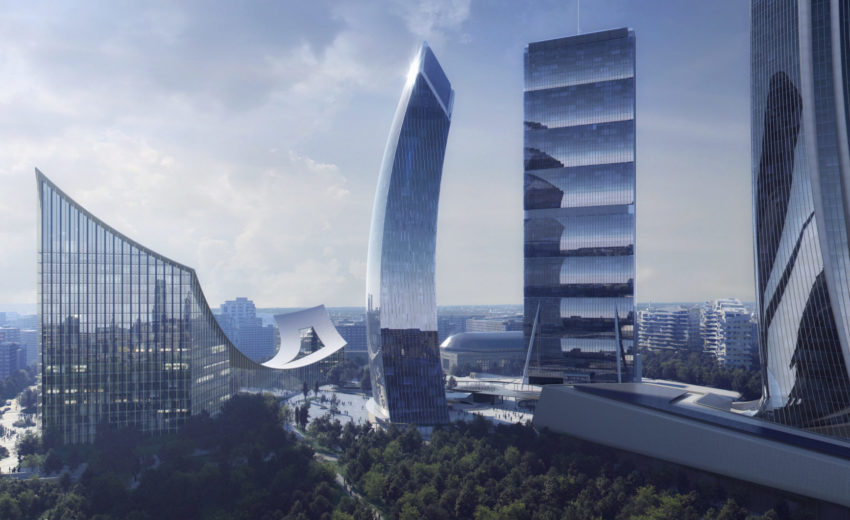
#> input picture img/city.jpg, 850 x 520 px
$ python masking.py
#> lines starting #> are read from the running program, lines starting #| are printed output that depends on the picture; after the words box and inside, x2 and y2 are one past the last pixel; in counts of white or black regions, pixels touching at a corner belong together
import cv2 as cv
import numpy as np

img = cv.imread('img/city.jpg')
#> img is the input picture: shape (520, 850, 3); mean B, G, R 149.5, 127.8, 118.4
cv.imshow('City', img)

# NB: The mask has to be the same dimension of the image
# otherwise is gonna give an error
blank = np.zeros(img.shape[:2], dtype='uint8')

mask_circle = cv.circle(blank, (img.shape[1]//2, img.shape[0]//2), 100, 255, -1)
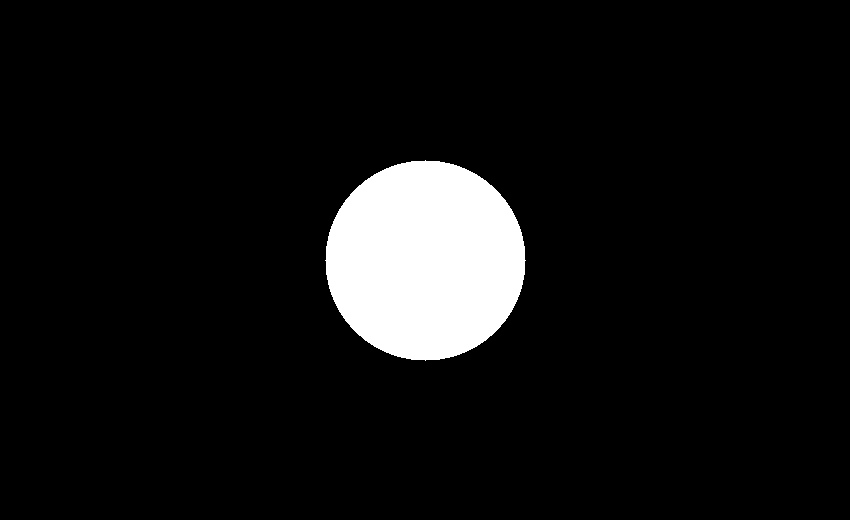
#> blank: shape (520, 850); 7.1% white; 1 white region, box (x1, y1, x2, y2) and area: (325, 160, 526, 361) 31417
masked_circle = cv.bitwise_and(img, img, mask=mask_circle)
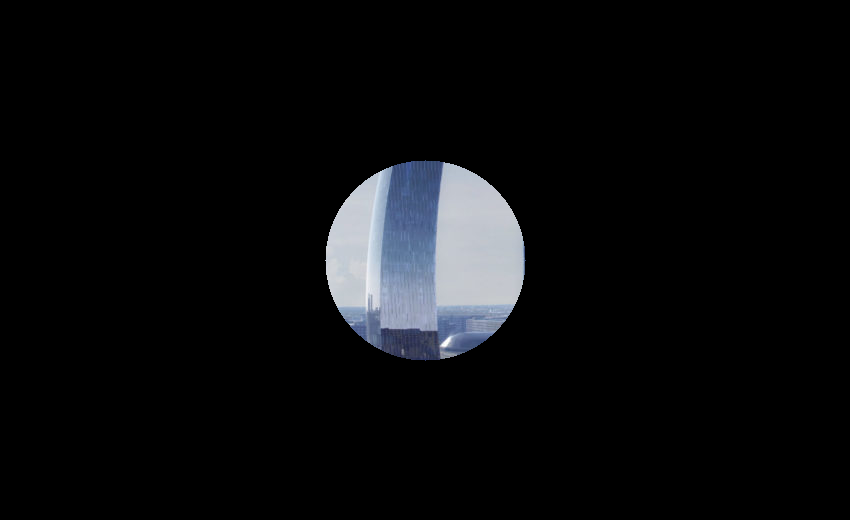
#> masked_circle: shape (520, 850, 3); mean B, G, R 13, 11.6, 10.8
cv.imshow('Masked - circle', masked_circle)

cv.waitKey(0)

$ run again, with img/dog_large.jpg copied over img/city.jpg
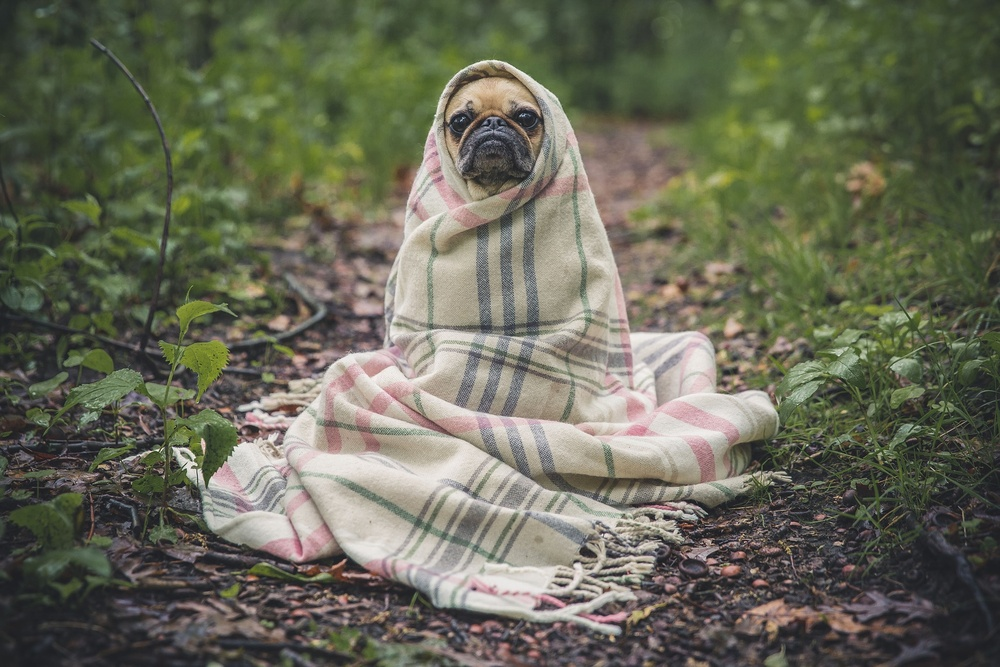
#> input picture img/dog_large.jpg, 1000 x 667 px, shrunk from 1920 x 1280 before the run
#> img is the input picture: shape (667, 1000, 3); mean B, G, R 87.6, 105.2, 103.8
#> `mask_circle = cv.circle(blank, (img.shape[1]//2, img.shape[0]//2), 100..`:
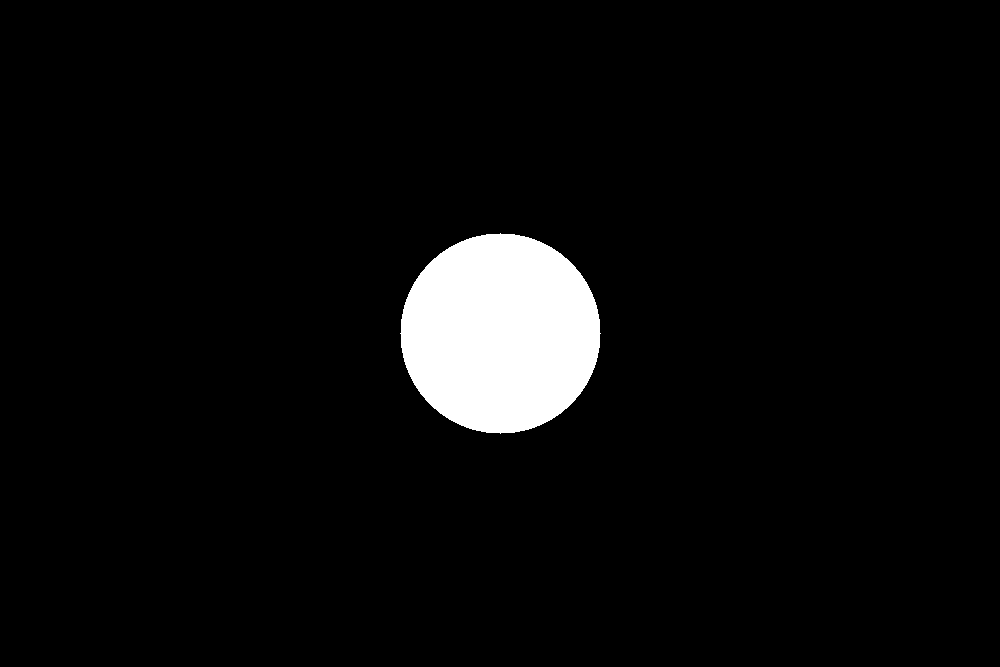
#> blank: shape (667, 1000); 4.7% white; 1 white region, box (x1, y1, x2, y2) and area: (400, 233, 601, 434) 31417
#> `masked_circle = cv.bitwise_and(img, img, mask=mask_circle)`:
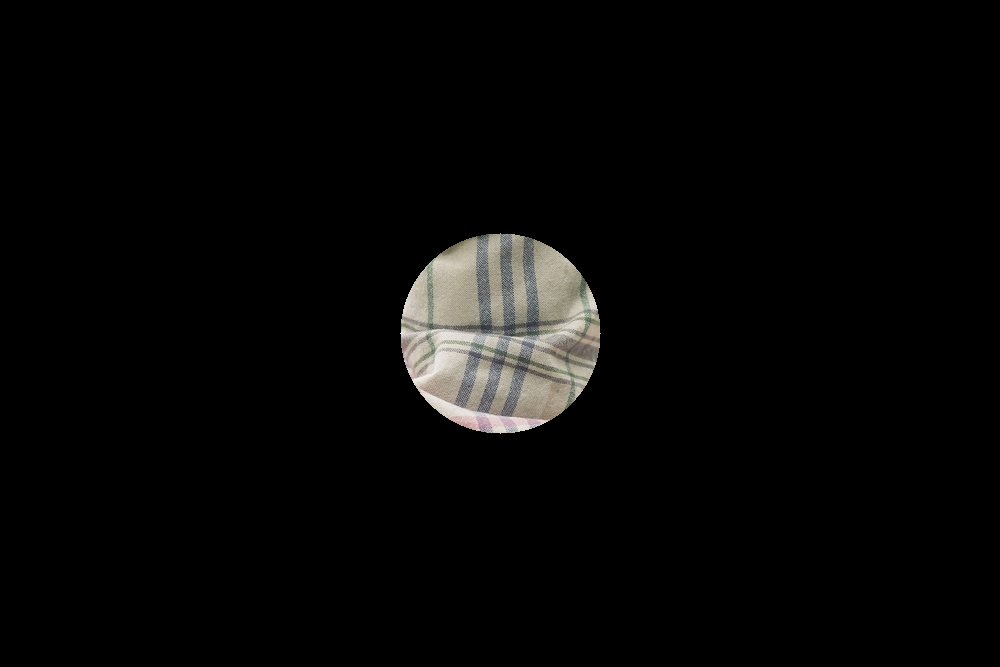
#> masked_circle: shape (667, 1000, 3); mean B, G, R 6.8, 7.3, 7.5

$ run again, with img/toucan.jpg copied over img/city.jpg
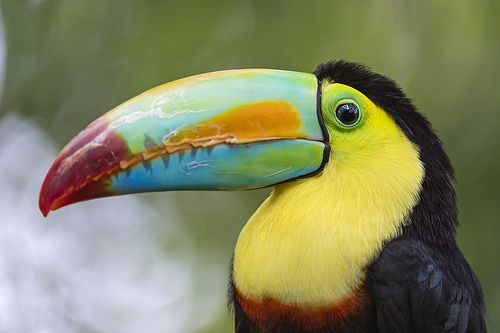
#> input picture img/toucan.jpg, 500 x 333 px
#> img is the input picture: shape (333, 500, 3); mean B, G, R 97.1, 134.3, 131.6
#> `mask_circle = cv.circle(blank, (img.shape[1]//2, img.shape[0]//2), 100..`:
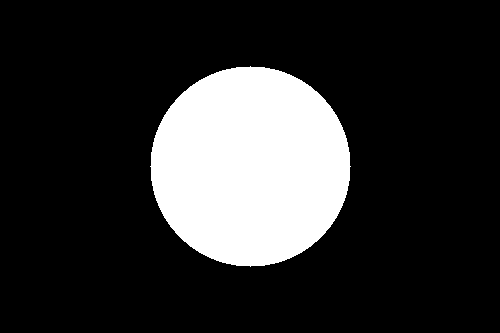
#> blank: shape (333, 500); 18.9% white; 1 white region, box (x1, y1, x2, y2) and area: (150, 66, 351, 267) 31417
#> `masked_circle = cv.bitwise_and(img, img, mask=mask_circle)`:
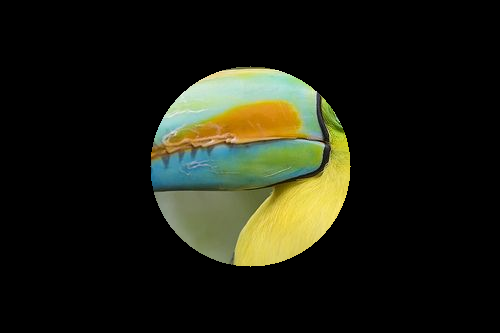
#> masked_circle: shape (333, 500, 3); mean B, G, R 18.4, 30.6, 29.1
